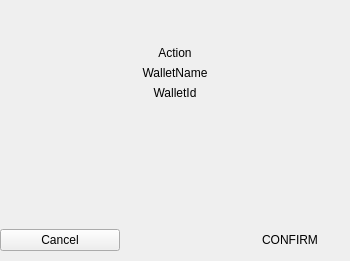
<?xml version="1.0" encoding="UTF-8"?>
<ui version="4.0">
 <class>EnterWalletPassword</class>
 <widget class="QDialog" name="EnterWalletPassword">
  <property name="geometry">
   <rect>
    <x>0</x>
    <y>0</y>
    <width>350</width>
    <height>261</height>
   </rect>
  </property>
  <property name="sizePolicy">
   <sizepolicy hsizetype="Preferred" vsizetype="Expanding">
    <horstretch>0</horstretch>
    <verstretch>0</verstretch>
   </sizepolicy>
  </property>
  <property name="minimumSize">
   <size>
    <width>350</width>
    <height>0</height>
   </size>
  </property>
  <property name="maximumSize">
   <size>
    <width>350</width>
    <height>16777215</height>
   </size>
  </property>
  <property name="windowTitle">
   <string>Sign Transaction</string>
  </property>
  <layout class="QVBoxLayout" name="verticalLayout_2">
   <property name="leftMargin">
    <number>0</number>
   </property>
   <property name="topMargin">
    <number>10</number>
   </property>
   <property name="rightMargin">
    <number>0</number>
   </property>
   <property name="bottomMargin">
    <number>0</number>
   </property>
   <item>
    <widget class="QLabel" name="labelSpacer">
     <property name="minimumSize">
      <size>
       <width>0</width>
       <height>30</height>
      </size>
     </property>
     <property name="maximumSize">
      <size>
       <width>16777215</width>
       <height>30</height>
      </size>
     </property>
     <property name="text">
      <string/>
     </property>
     <property name="alignment">
      <set>Qt::AlignCenter</set>
     </property>
     <property name="whiteLabel" stdset="0">
      <bool>true</bool>
     </property>
    </widget>
   </item>
   <item>
    <widget class="QLabel" name="labelAction">
     <property name="text">
      <string>Action</string>
     </property>
     <property name="alignment">
      <set>Qt::AlignCenter</set>
     </property>
     <property name="whiteLabel" stdset="0">
      <bool>true</bool>
     </property>
    </widget>
   </item>
   <item>
    <widget class="QLabel" name="labelWalletName">
     <property name="text">
      <string>WalletName</string>
     </property>
     <property name="alignment">
      <set>Qt::AlignCenter</set>
     </property>
     <property name="whiteLabel" stdset="0">
      <bool>true</bool>
     </property>
    </widget>
   </item>
   <item>
    <widget class="QLabel" name="labelWalletId">
     <property name="text">
      <string>WalletId</string>
     </property>
     <property name="alignment">
      <set>Qt::AlignCenter</set>
     </property>
     <property name="whiteLabel" stdset="0">
      <bool>true</bool>
     </property>
    </widget>
   </item>
   <item>
    <widget class="QWidget" name="widget" native="true">
     <layout class="QVBoxLayout" name="verticalLayout">
      <property name="topMargin">
       <number>30</number>
      </property>
      <item>
       <widget class="WalletKeysSubmitWidget" name="widgetSubmitKeys" native="true">
        <property name="sizePolicy">
         <sizepolicy hsizetype="Preferred" vsizetype="Preferred">
          <horstretch>0</horstretch>
          <verstretch>0</verstretch>
         </sizepolicy>
        </property>
        <property name="minimumSize">
         <size>
          <width>0</width>
          <height>20</height>
         </size>
        </property>
       </widget>
      </item>
     </layout>
    </widget>
   </item>
   <item>
    <spacer name="verticalSpacer">
     <property name="orientation">
      <enum>Qt::Vertical</enum>
     </property>
     <property name="sizeHint" stdset="0">
      <size>
       <width>0</width>
       <height>0</height>
      </size>
     </property>
    </spacer>
   </item>
   <item>
    <widget class="QWidget" name="widget_2" native="true">
     <property name="buttonBar" stdset="0">
      <bool>true</bool>
     </property>
     <layout class="QHBoxLayout" name="horizontalLayout">
      <property name="spacing">
       <number>0</number>
      </property>
      <property name="leftMargin">
       <number>0</number>
      </property>
      <property name="topMargin">
       <number>10</number>
      </property>
      <property name="rightMargin">
       <number>0</number>
      </property>
      <property name="bottomMargin">
       <number>10</number>
      </property>
      <item>
       <spacer name="spacerLeft">
        <property name="orientation">
         <enum>Qt::Horizontal</enum>
        </property>
        <property name="sizeType">
         <enum>QSizePolicy::Fixed</enum>
        </property>
        <property name="sizeHint" stdset="0">
         <size>
          <width>0</width>
          <height>20</height>
         </size>
        </property>
       </spacer>
      </item>
      <item>
       <widget class="QPushButton" name="pushButtonCancel">
        <property name="minimumSize">
         <size>
          <width>120</width>
          <height>0</height>
         </size>
        </property>
        <property name="text">
         <string>Cancel</string>
        </property>
        <property name="autoDefault">
         <bool>false</bool>
        </property>
       </widget>
      </item>
      <item>
       <spacer name="spacerMid">
        <property name="orientation">
         <enum>Qt::Horizontal</enum>
        </property>
        <property name="sizeHint" stdset="0">
         <size>
          <width>40</width>
          <height>20</height>
         </size>
        </property>
       </spacer>
      </item>
      <item>
       <widget class="QPushButton" name="pushButtonOk">
        <property name="minimumSize">
         <size>
          <width>120</width>
          <height>0</height>
         </size>
        </property>
        <property name="text">
         <string>CONFIRM</string>
        </property>
        <property name="default">
         <bool>true</bool>
        </property>
        <property name="flat">
         <bool>true</bool>
        </property>
       </widget>
      </item>
     </layout>
    </widget>
   </item>
  </layout>
 </widget>
 <customwidgets>
  <customwidget>
   <class>WalletKeysSubmitWidget</class>
   <extends>QWidget</extends>
   <header>WalletKeysSubmitWidget.h</header>
   <container>1</container>
  </customwidget>
 </customwidgets>
 <tabstops>
  <tabstop>pushButtonOk</tabstop>
  <tabstop>pushButtonCancel</tabstop>
 </tabstops>
 <resources/>
 <connections/>
</ui>
